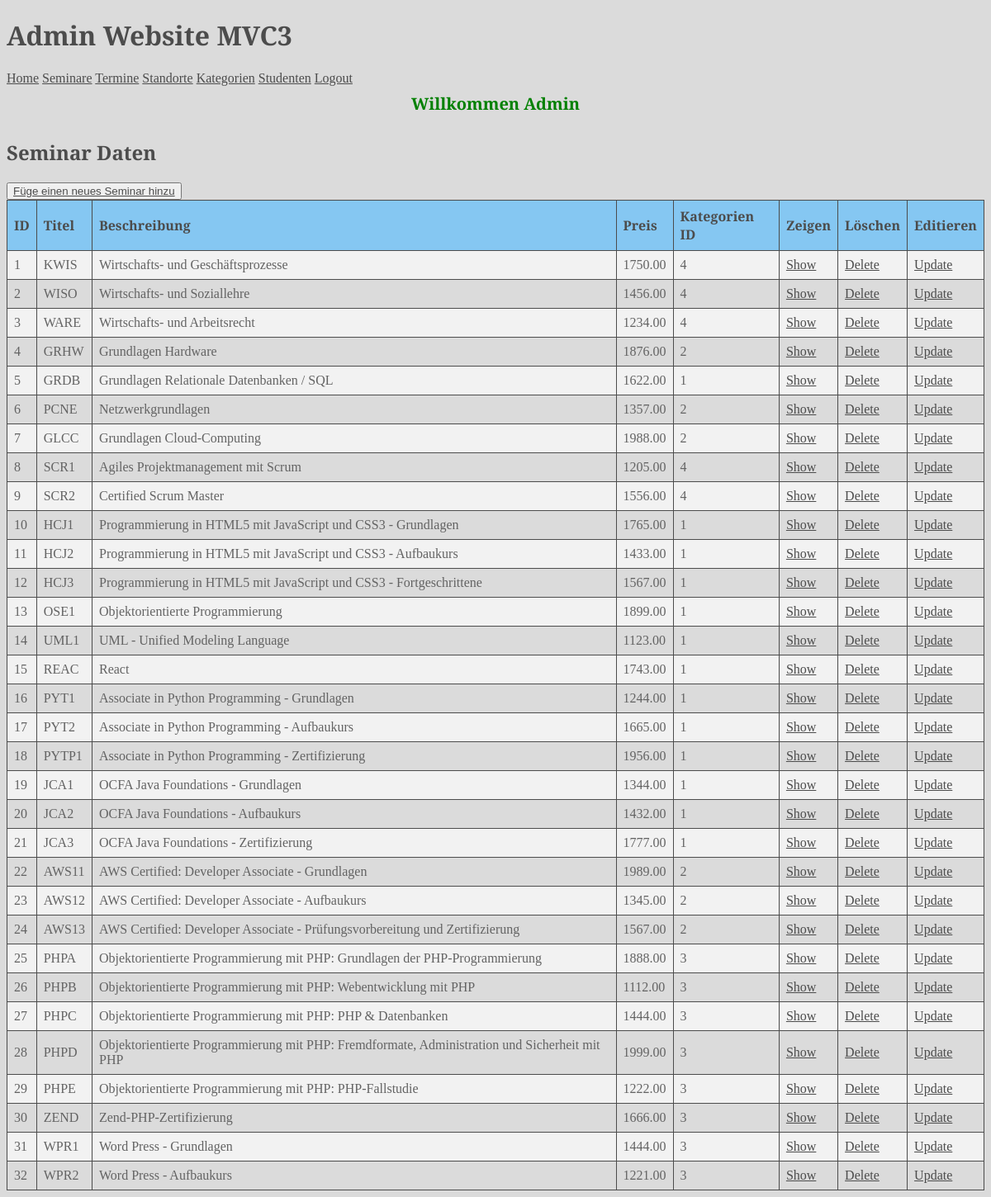
/admin/index.php?action=seminar_selectAll (signed in), run on the app's committed database.
### tables this page shows
CREATE TABLE `seminare` (
  `id` int(11) NOT NULL AUTO_INCREMENT,
  `titel` varchar(30) NOT NULL,
  `beschreibung` text NOT NULL,
  `preis` decimal(6,2) NOT NULL,
  `kategorien_id` int(11) NOT NULL,
  PRIMARY KEY (`id`),
  UNIQUE KEY `titel` (`titel`),
  KEY `kategorien_fk_1` (`kategorien_id`),
  CONSTRAINT `kategorien_fk_1` FOREIGN KEY (`kategorien_id`) REFERENCES `kategorien` (`id`)
);

### admin/index.php (called while the page is built, shortened)
<?php
require_once "./include/datenbank.php";
if (isset($_GET['action'])) {
    $action = $_GET['action'];
} else {
    $action = 'admin_login';
}
switch ($action) {
	case 'seminar_selectAll':
	$seminar = new Seminar();
	$result = $seminar->selectAll($db);
	break;
}
require_once "views/layout.php";
?>

### admin/models/Seminar.php (called while the page is built, shortened)
<?php
class Seminar implements iDatenbank
{
	private $id;
	private $titel;
	private $beschreibung;
	private $preis;
	private $kategorien_id;
	function set_daten($daten)
	{
		if (!is_array($daten)) {
			return;
		}
		foreach ($daten as $key => $value) {
			$setter = "set" . ucfirst($key);
		}
	}
	public function getId()
	{
		return $this->id;
	}
	public function setId($param)
	{
		$this->id = $param;
	}
	public function getTitel()
	{
		return $this->titel;
	}
	public function setTitel($param)
	{
		$this->titel = $param;
	}
	public function getBeschreibung()
	{
		return $this->beschreibung;
	}
	public function setBeschreibung($param)
	{
		$this->beschreibung = $param;
	}
	public function getPreis()
	{
		return $this->preis;
	}
	public function setPreis($param)
	{
		$this->preis = $param;
	}
	public function getKategorien_id()
	{
		return $this->kategorien_id;
	}
	public function setKategorien_id($param)
	{
		$this->kategorien_id = $param;
	}
	function selectAll($db)
	{
		$sql = "SELECT * FROM seminare";
		$stmt = $db-> prepare($sql);
		$stmt->execute();
		foreach ($stmt->fetchAll() as $result)
		{
			$results[] = new Seminar($result);
		}
		return $results;
	}
}
?>

### admin/views/_seminar_select_all.php (the view)
<tr>
	<td><?= $seminar->getId() ?></td>
	<td><?= $seminar->getTitel() ?></td>
	<td><?= $seminar->getBeschreibung() ?></td>
	<td><?= $seminar->getPreis() ?></td>
	<td><?= $seminar->getKategorien_Id() ?></td>
	<td><a href="index.php?action=seminar_select&id=<?= $seminar->getId() ?>">Show</a></td>
	<td><a href="index.php?action=seminar_delete&id=<?= $seminar->getId() ?>">Delete</a></td>
	<td><a href="index.php?action=seminar_update&id=<?= $seminar->getId() ?>">Update</a></td>
</tr>

### admin/views/seminar_selectAll.php
<h2>Seminar Daten</h2>
<div>
<button><a href="index.php?action=seminar_insert">Füge einen neues Seminar hinzu</a></button>
</div>
<table>
<tr>
	<th>ID</th>
	<th>Titel</th>
	<th>Beschreibung</th>
	<th>Preis</th>
	<th>Kategorien ID</th>
	<th>Zeigen</th>
	<th>Löschen</th>
	<th>Editieren</th>
</tr>
<?php
foreach($result AS $seminar)
{
	require "_seminar_select_all.php";
}
?>
</table>

### admin/css/styles.css (style rules this page uses)
html { font-family: "PT Serif", serif; font-weight: 400; font-style: normal; color: #4C4C4C; }
body { background-color: #DBDBDB; }
table { border-collapse: collapse; width: 100%; }
th, td { border: 1px solid #4C4C4C; padding: 8px; text-align: left; }
th { background-color: #85C7F2; color: #4C4C4C; }
tr:nth-child(even) { background-color: #f2f2f2; color: #636363; }
tr:nth-child(odd) { background-color: #DBDBDB; color: #636363; }
a { color: #4C4C4C; }

### data on the page
seminare: id "1", titel "KWIS", beschreibung "Wirtschafts- und Geschäftsprozesse", preis "1750.00", kategorien "4"
seminare: id "2", titel "WISO", beschreibung "Wirtschafts- und Soziallehre", preis "1456.00", kategorien "4"
seminare: id "3", titel "WARE", beschreibung "Wirtschafts- und Arbeitsrecht", preis "1234.00", kategorien "4"
seminare: id "4", titel "GRHW", beschreibung "Grundlagen Hardware", preis "1876.00", kategorien "2"
seminare: id "5", titel "GRDB", beschreibung "Grundlagen Relationale Datenbanken / SQL", preis "1622.00", kategorien "1"
seminare: id "6", titel "PCNE", beschreibung "Netzwerkgrundlagen", preis "1357.00", kategorien "2"
seminare: id "7", titel "GLCC", beschreibung "Grundlagen Cloud-Computing", preis "1988.00", kategorien "2"
seminare: id "8", titel "SCR1", beschreibung "Agiles Projektmanagement mit Scrum", preis "1205.00", kategorien "4"
seminare: id "9", titel "SCR2", beschreibung "Certified Scrum Master", preis "1556.00", kategorien "4"
seminare: id "10", titel "HCJ1", beschreibung "Programmierung in HTML5 mit JavaScript und CSS3 - Grundlagen", preis "1765.00", kategorien "1"
seminare: id "11", titel "HCJ2", beschreibung "Programmierung in HTML5 mit JavaScript und CSS3 - Aufbaukurs", preis "1433.00", kategorien "1"
seminare: id "12", titel "HCJ3", beschreibung "Programmierung in HTML5 mit JavaScript und CSS3 - Fortgeschrittene", preis "1567.00", kategorien "1"
seminare: id "13", titel "OSE1", beschreibung "Objektorientierte Programmierung", preis "1899.00", kategorien "1"
seminare: id "14", titel "UML1", beschreibung "UML - Unified Modeling Language", preis "1123.00", kategorien "1"
seminare: id "15", titel "REAC", beschreibung "React", preis "1743.00", kategorien "1"
seminare: id "16", titel "PYT1", beschreibung "Associate in Python Programming - Grundlagen", preis "1244.00", kategorien "1"
seminare: id "17", titel "PYT2", beschreibung "Associate in Python Programming - Aufbaukurs", preis "1665.00", kategorien "1"
seminare: id "18", titel "PYTP1", beschreibung "Associate in Python Programming - Zertifizierung", preis "1956.00", kategorien "1"
seminare: id "19", titel "JCA1", beschreibung "OCFA Java Foundations - Grundlagen", preis "1344.00", kategorien "1"
seminare: id "20", titel "JCA2", beschreibung "OCFA Java Foundations - Aufbaukurs", preis "1432.00", kategorien "1"
seminare: id "21", titel "JCA3", beschreibung "OCFA Java Foundations - Zertifizierung", preis "1777.00", kategorien "1"
seminare: id "22", titel "AWS11", beschreibung "AWS Certified: Developer Associate - Grundlagen", preis "1989.00", kategorien "2"
seminare: id "23", titel "AWS12", beschreibung "AWS Certified: Developer Associate - Aufbaukurs", preis "1345.00", kategorien "2"
seminare: id "24", titel "AWS13", beschreibung "AWS Certified: Developer Associate - Prüfungsvorbereitung und Zertifizierung", preis "1567.00", kategorien "2"
seminare: id "25", titel "PHPA", beschreibung "Objektorientierte Programmierung mit PHP: Grundlagen der PHP-Programmierung", preis "1888.00", kategorien "3"
seminare: id "26", titel "PHPB", beschreibung "Objektorientierte Programmierung mit PHP: Webentwicklung mit PHP", preis "1112.00", kategorien "3"
seminare: id "27", titel "PHPC", beschreibung "Objektorientierte Programmierung mit PHP: PHP & Datenbanken", preis "1444.00", kategorien "3"
seminare: id "28", titel "PHPD", beschreibung "Objektorientierte Programmierung mit PHP: Fremdformate, Administration und Sicherheit mit PHP", preis "1999.00", kategorien "3"
seminare: id "29", titel "PHPE", beschreibung "Objektorientierte Programmierung mit PHP: PHP-Fallstudie", preis "1222.00", kategorien "3"
seminare: id "30", titel "ZEND", beschreibung "Zend-PHP-Zertifizierung", preis "1666.00", kategorien "3"
seminare: id "31", titel "WPR1", beschreibung "Word Press - Grundlagen", preis "1444.00", kategorien "3"
seminare: id "32", titel "WPR2", beschreibung "Word Press - Aufbaukurs", preis "1221.00", kategorien "3"

### other printed values
$message "Willkommen Admin"
